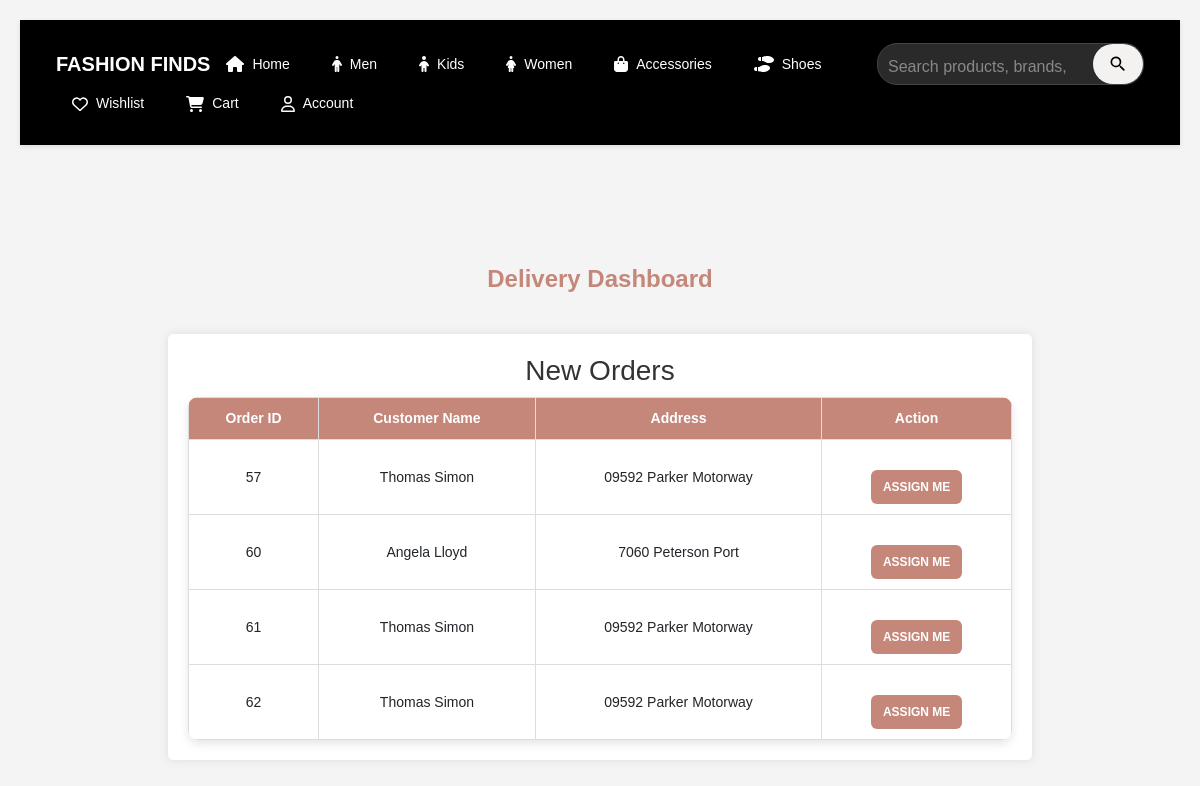
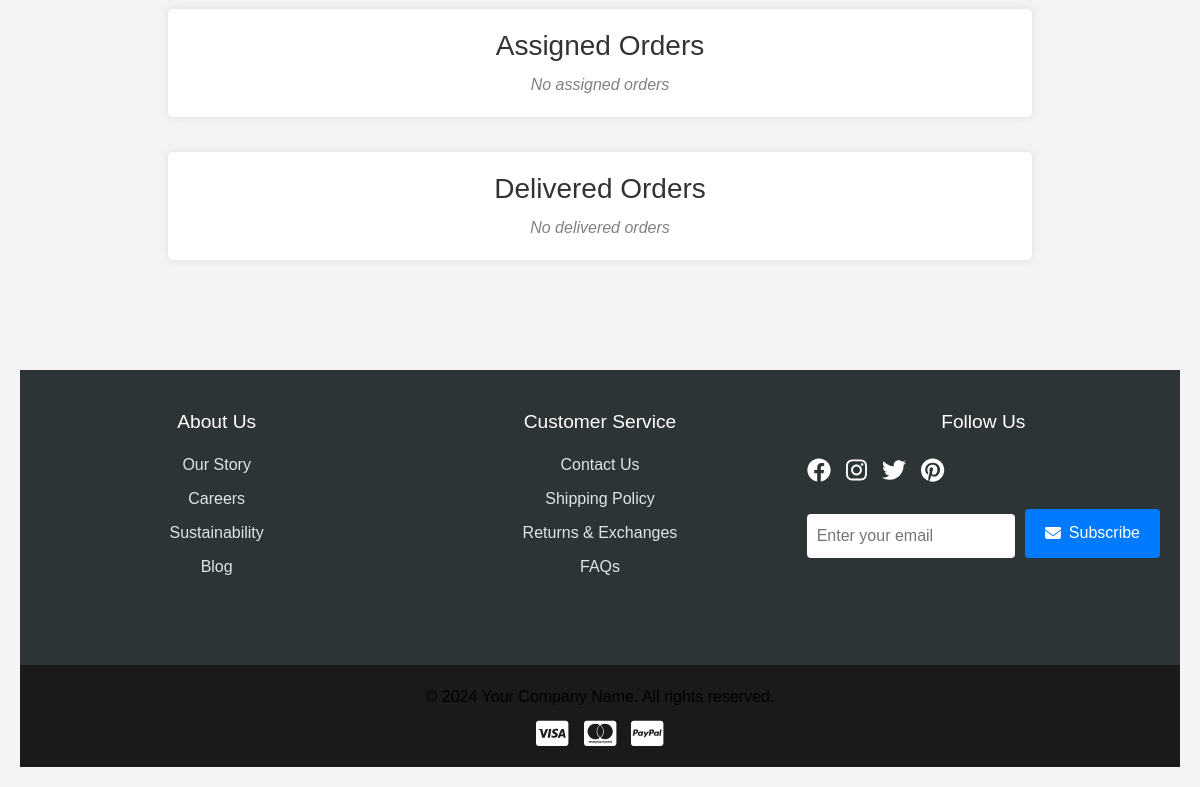
The app's page /delivery/dashboard (signed in), older data (2 pictures, top to bottom).
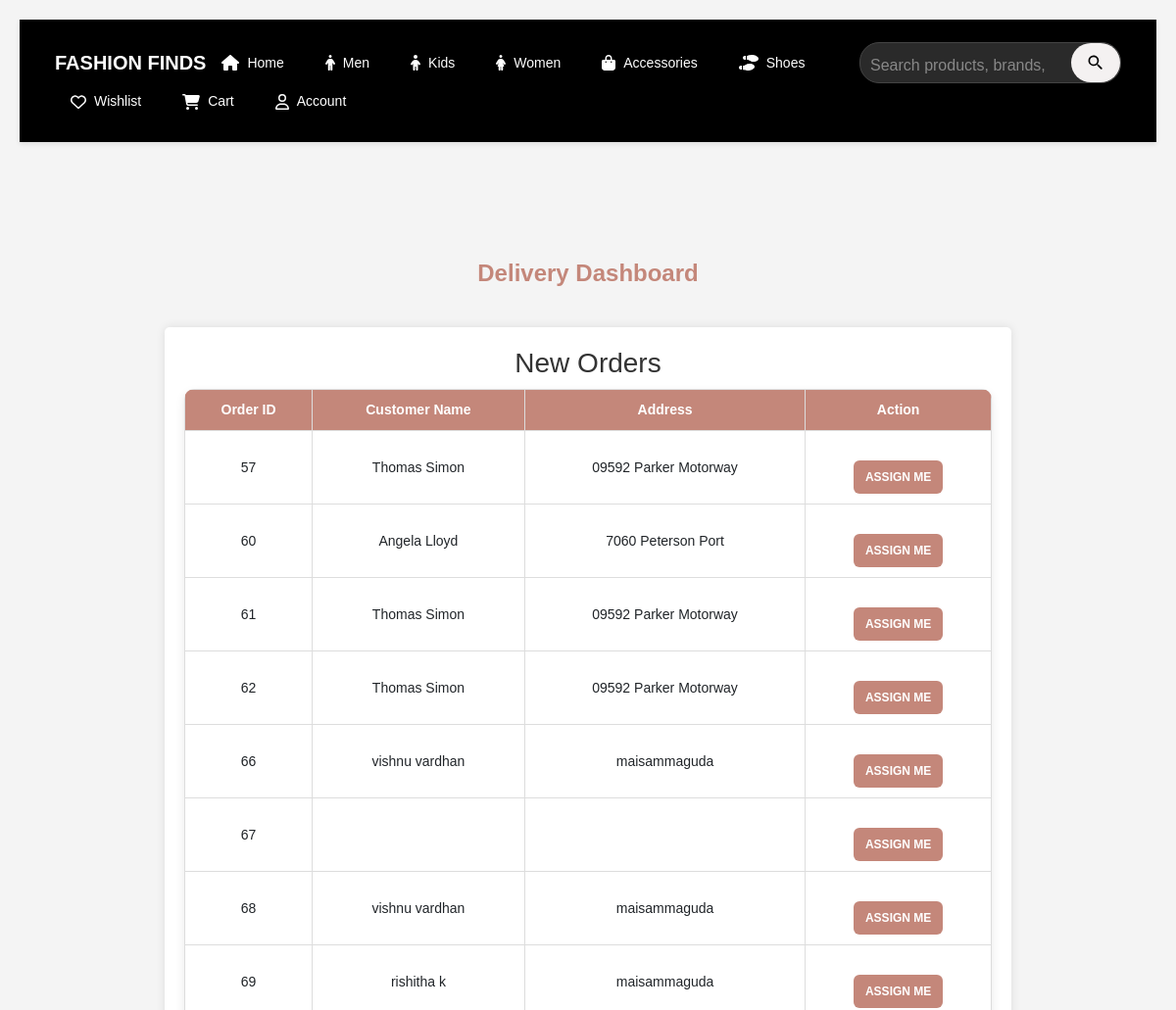
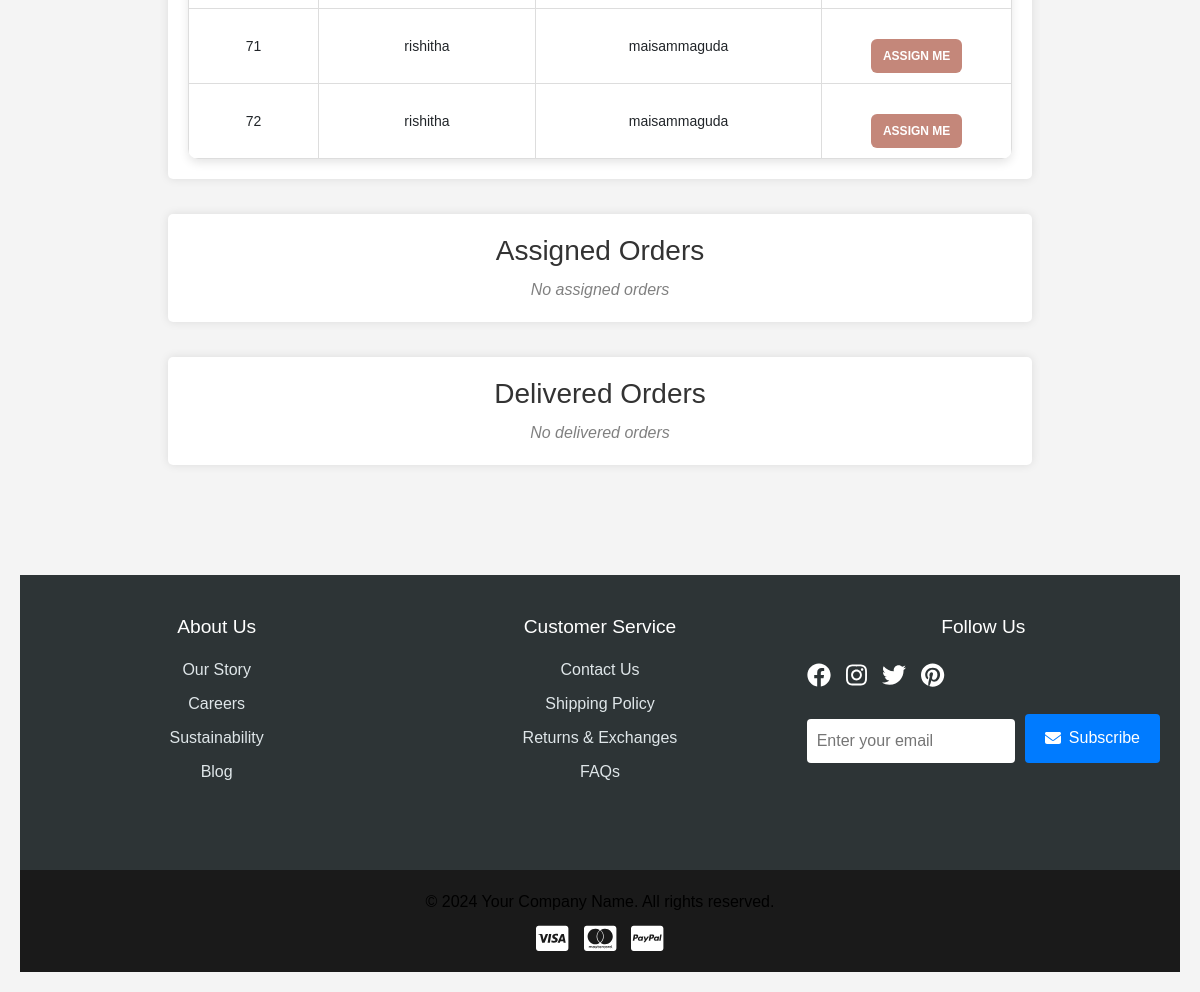
The same page, newer data (2 pictures, top to bottom).
### app/models.py (models this page shows, shortened)
class Order(db.Model):
    __tablename__ = 'orders'
    id = db.Column(db.Integer, primary_key=True)
    user_id = db.Column(db.Integer, db.ForeignKey('users.id'), nullable=False)
    total_price = db.Column(db.Float, nullable=False)
    status = db.Column(db.String(50), nullable=False, default="Pending")  # ('Pending', 'Shipped', 'Delivered', 'Cancelled')
    order_date = db.Column(db.DateTime, nullable=False, default=lambda: datetime.now(timezone.utc))
    delivery_date = db.Column(db.DateTime, nullable=True)
    order_items = db.relationship('OrderItem', backref='order', lazy=True, cascade="all, delete-orphan")
    delivery_person_id = db.Column(db.Integer, db.ForeignKey('users.id'), nullable=True)
    customer_name = db.Column(db.String(100), nullable=False)
    address_line_1 = db.Column(db.String(100), nullable=False)
    state = db.Column(db.String(100), nullable=False)
    city = db.Column(db.String(100), nullable=False)
    pincode = db.Column(db.String(20), nullable=False)
    mail = db.Column(db.String(50), nullable=False)

### app/delivery.py (the view)
@delivery_bp.route('/dashboard')
@login_required
def dashboard():
    person = current_user
    if not person:
        return "User not found", 404  # Handle non-existent users
    available_orders = Order.query.filter_by(city=person.city, delivery_person_id=None).all()
    delivered_orders = Order.query.filter_by(status="Delivered", delivery_person_id=person.id).all()
    assigned_orders = Order.query.filter(Order.delivery_person_id == person.id, Order.status != "Delivered").all()
    return render_template('delivery_dashboard.html', person=person, new_orders=available_orders, assigned_orders=assigned_orders, delivered=delivered_orders)

### app/templates/delivery_dashboard.html (shortened to what this page needs)
{% extends "base.html" %}
{% block content %}
<link rel="stylesheet" href="{{ url_for('static', filename='css/delivery.css') }}">
    <h2 class="title" style="color: #C4877A; font-size: 30 px; font-weight: bold;">Delivery Dashboard</h2>
    <div class="container">
        <div class="section">
            <h3>New Orders</h3>
            {% if new_orders %}
                <table>
                    <tr>
                        <th>Order ID</th>
                        <th>Customer Name</th>
                        <th>Address</th>
                        <th>Action</th>
                    </tr>
                    {% for order in new_orders %}
                    <tr>
                        <td>{{ order.id }}</td>
                        <td>{{ order.customer_name }}</td>
                        <td>{{ order.address_line_1 }}</td>
                        <td>
                            <a href="{{ url_for('delivery.assign_delivery', order_id=order.id) }}">
                                <button class="btn btn-update-status" type="button">Assign Me</button>
                            </a>
                        </td>
                    </tr>
                    {% endfor %}
                </table>
            {% else %}
                <p class="empty">No new orders available for delivery</p>
            {% endif %}
        </div>
        <div class="section">
            <h3>Assigned Orders</h3>
            {% if assigned_orders %}
                <table>
                    <tr>
                        <th>Order ID</th>
                        <th>Customer Name</th>
                        <th>Address</th>
                        <th>Status</th>
                        <th>Action</th>
                    </tr>
                    {% for order in assigned_orders %}
                    <tr>
                        <td>{{ order.id }}</td>
                        <td>{{ order.customer_name }}</td>
                        <td>{{ order.address_line_1 }}</td>
                        <td>
                            <select class="statusSelect" data-order-id="{{ order.id }}">
                                <option value="In Transit" {% if order.delivery_status == "In Transit" %}selected{% endif %}>In Transit</option>
                                <option value="Accepted" {% if order.delivery_status == "Accepted" %}selected{% endif %}>Accepted</option>
                                <option value="Delivered" {% if order.delivery_status == "Delivered" %}selected{% endif %}>Delivered</option>
                                <option value="Cancel" {% if order.delivery_status == "Cancel" %}selected{% endif %}>Cancel</option>
                            </select>
                        </td>
                        <td>
                            <a href="{{ url_for('delivery.update_status', order_id=order.id, status=order.delivery_status) }}" id="updateStatusLink-{{ order.id }}">
                                <button class="btn btn-update-status">Update Status</button>
                            </a>
                        </td>
                    </tr>
                    {% endfor %}
                </table>
                <script>
                    document.querySelectorAll('.statusSelect').forEach((select) => {
                        select.addEventListener('change', function() {
                            let orderId = this.dataset.orderId;
                            let updateLink = document.getElementById(`updateStatusLink-${orderId}`);
                            updateLink.href = "{{ url_for('delivery.update_status', order_id=0, status='PLACEHOLDER') }}"
                                .replace('0', orderId)
                                .replace('PLACEHOLDER', this.value);
                            console.log(`Updated URL for Order ${orderId}: ${updateLink.href}`);
                        });
                    });
                </script>
            {% else %}
                <p class="empty">No assigned orders</p>
            {% endif %}
        </div>
        <div class="section">
            <h3>Delivered Orders</h3>
            {% if delivered %}
                <table>
                    <tr>
                        <th>Order ID</th>
                        <th>Customer Name</th>
                        <th>Address</th>
                        <th>Status</th>
                    </tr>
                    {% for order in delivered %}
                    <tr>
                        <td>{{ order.id }}</td>
                        <td>{{ order.customer_name }}</td>
                        <td>{{ order.address_line_1 }}</td>
                        <td>{{ order.status }}</td>
                    </tr>
                    {% endfor %}
                </table>
            {% else %}
                <p class="empty">No delivered orders</p>
            {% endif %}
        </div>
    </div>
{% endblock %}

### app/templates/base.html (shortened to what this page needs)
<!DOCTYPE html>
<html lang="en">
<head>
    <link rel="stylesheet" href="https://cdn.jsdelivr.net/npm/bootstrap@4.5.3/dist/css/bootstrap.min.css">
    <link rel="stylesheet" href="{{url_for('static',filename='css/style.css')}}">
</head>
<body>
    {% include 'navbar.html' %}
    <main>
        {% block content %}{% endblock %}
    </main>
    {% include 'footer.html' %}
</body>
</html>

### app/templates/navbar.html (shortened to what this page needs)
<!DOCTYPE html>
<html lang="en">
<head>
    <link rel="stylesheet" href="https://cdnjs.cloudflare.com/ajax/libs/font-awesome/6.4.0/css/all.min.css">
    <link rel="stylesheet" href="{{url_for('static',filename='css/style.css')}}">
</head>
    <div class="nav-container">
        <nav class="navbar">
            <div class="logo">FASHION FINDS</div>
            <div class="main-nav">
                <a href="/" class="nav-item active">
                    <i class="fas fa-home"></i>
                    <span>Home</span>
                </a>
                <a href="{{ url_for('views.products_by_category', category_name='Men') }}" class="nav-item">
                    <i class="fas fa-male"></i>
                    <span>Men</span>
                </a>
                <a href="{{ url_for('views.products_by_category', category_name='Kids') }}" class="nav-item">
                    <i class="fas fa-child"></i>
                    <span>Kids</span>
                </a>
                <a href="{{ url_for('views.products_by_category', category_name='Women') }}" class="nav-item">
                    <i class="fas fa-female"></i>
                    <span>Women</span>
                </a>
                <a href="{{ url_for('views.products_by_category', category_name='Accessories') }}" class="nav-item">
                    <i class="fas fa-bag-shopping"></i>
                    <span>Accessories</span>
                </a>
                <a href="{{ url_for('views.products_by_category', category_name='Shoes') }}" class="nav-item">
                    <i class="fas fa-shoe-prints"></i>
                    <span>Shoes</span>
                </a>
            </div>
                <div class="search-container">
                    <form action="{{ url_for('views.search') }}" method="GET" class="search-bar">
                        <input type="text"
                               name="query"
                               class="search-input"
                               placeholder="Search products, brands, and categories..."
                               required>
                        <button type="submit" class="search-button">
                        </button>
                    </form>
                </div>
            <div class="nav-actions">
                <a href="/wishlist" class="nav-item">
                    <i class="far fa-heart"></i>
                    <span>Wishlist</span>
                </a>
                <a href="/cart" class="nav-item">
                    <i class="fas fa-shopping-cart"></i>
                    <span>Cart</span>
                </a>
                <div class="dropdown">
                    <a href="{{url_for('auth.account')}}" class="nav-item">
                        <i class="far fa-user"></i>
                        <span>Account</span>
                    </a>
                </div>
            </div>
        </nav>
    </div>

### app/templates/footer.html (shortened to what this page needs)
    <footer class="site-footer">
        <div class="footer-container">
            <div class="footer-section">
                <h4>About Us</h4>
                <ul class="footer-links">
                    <li><a href="#">Our Story</a></li>
                    <li><a href="#">Careers</a></li>
                    <li><a href="#">Sustainability</a></li>
                    <li><a href="#">Blog</a></li>
                </ul>
            </div>
            <div class="footer-section">
                <h4>Customer Service</h4>
                <ul class="footer-links">
                    <li><a href="#">Contact Us</a></li>
                    <li><a href="#">Shipping Policy</a></li>
                    <li><a href="#">Returns & Exchanges</a></li>
                    <li><a href="/faqs">FAQs</a></li>
                </ul>
            </div>
            <div class="footer-section">
                <h4>Follow Us</h4>
                <div class="social-media">
                    <a href="#" class="social-link" aria-label="Facebook">
                        <i class="fab fa-facebook"></i>
                    </a>
                    <a href="#" class="social-link" aria-label="Instagram">
                        <i class="fab fa-instagram"></i>
                    </a>
                    <a href="#" class="social-link" aria-label="Twitter">
                        <i class="fab fa-twitter"></i>
                    </a>
                    <a href="#" class="social-link" aria-label="Pinterest">
                        <i class="fab fa-pinterest"></i>
                    </a>
                </div>
                <div class="newsletter">
                    <form class="newsletter-form" onsubmit="handleSubscribe(event)">
                        <input type="email" class="newsletter-input"
                               placeholder="Enter your email" required>
                        <button type="submit" class="subscribe-btn">
                            <i class="fas fa-envelope"></i>
                            Subscribe
                        </button>
                    </form>
                </div>
            </div>
        </div>
        <div class="footer-bottom">
            <p>&copy; 2024 Your Company Name. All rights reserved.</p>
            <div class="payment-icons">
                <i class="fab fa-cc-visa"></i>
                <i class="fab fa-cc-mastercard"></i>
                <i class="fab fa-cc-paypal"></i>
            </div>
        </div>
    </footer>

### app/static/css/style.css (style rules this page uses)
* { margin: 0; padding: 0; box-sizing: border-box; font-family: Arial, sans-serif; }
.nav-container { background: #000000; padding: 15px 20px; box-shadow: 0 2px 5px rgba(0,0,0,0.1); }
.navbar { display: flex; justify-content: space-between; align-items: center; max-width: 1600px; margin: 0 auto; gap: 0px; }
.logo { color: white; font-size: 20px; font-weight: bold; min-width: 120px; }
.main-nav { display: flex; gap: 10px; align-items: center; flex: 1; }
.nav-item { position: relative; display: flex; align-items: center; gap: 8px; color: white; cursor: pointer; padding: 8px 12px; border-radius: 4px; transition: all 0.3s; text-decoration: none; padding: 0.5rem 1rem; }
.nav-item span { font-size: 14px; }
.search-bar { display: flex; align-items: center; background-color: #2a2a2a; border-radius: 20px; border: 1px solid #444; transition: all 0.3s ease; }
.search-input { border: none; background: transparent; padding: 5px 10px; color: white; font-size: 16px; width: 200px; }
.search-input::placeholder { color: #888; }
.search-button { background: #f4f1f1; border: none; padding: 10px 15px; border-radius: 25px; cursor: pointer; transition: all 0.3s ease; display: flex; align-items: center; }
.search-icon { width: 20px; height: 20px; fill: #000; }
.nav-actions { display: flex; gap: 10px; align-items: center; flex-shrink: 0; }
.dropdown { position: relative; }
.container { display: flex; flex-wrap: wrap; gap: 20px; justify-content: center; padding: 20px; max-width: 1400px; margin: 0 auto; }
.container { display: flex; flex-wrap: wrap; justify-content: center; gap: 15px; width: 100%; max-width: 1200px; }
main { flex: 1; padding: 20px; }
.site-footer { background: #2d3436; color: white; padding: 40px 0 0; margin-top: auto; }
.footer-container { max-width: 1200px; margin: 0 auto; padding: 0 20px; display: grid; grid-template-columns: repeat(auto-fit, minmax(250px, 1fr)); gap: 30px; }
.footer-section { margin-bottom: 30px; }
.footer-section h4 { color: #fff; margin-bottom: 20px; font-size: 1.2rem; }
.footer-links { list-style: none; }
.footer-links li { margin-bottom: 10px; }
.footer-links a { color: #dfe6e9; text-decoration: none; transition: color 0.3s; }
.social-media { display: flex; gap: 15px; margin-bottom: 20px; }
.social-link { color: white; font-size: 1.5rem; transition: transform 0.3s, color 0.3s; }
.newsletter-form { display: flex; gap: 10px; flex-wrap: wrap; }
.newsletter-input { padding: 10px; border: none; border-radius: 4px; flex: 1; min-width: 200px; }
.subscribe-btn { padding: 10px 20px; background: #007bff; color: white; border: none; border-radius: 4px; cursor: pointer; transition: background 0.3s; display: flex; align-items: center; gap: 8px; }
.footer-bottom { background: #1a1a1a; padding: 20px; margin-top: 40px; text-align: center; }
.footer-bottom p { margin-bottom: 10px; }
.payment-icons { display: flex; justify-content: center; gap: 15px; font-size: 1.8rem; }
body { font-family: Arial, sans-serif; margin: 0; padding: 0; }
p { font-size: 16px; color: black; margin: 0; }
a { text-decoration: none; }
form { display: grid; gap: 15px; }
html, body { height: 100%; margin: 0; overflow-x: hidden; }
input, textarea, select { margin-top: 5px; padding: 12px; border-radius: 5px; border: 1px solid #ccc; font-size: 1em; width: 100%; }
button { background-color: #262626; color: #f5f5f5; cursor: pointer; border: none; padding: 12px; border-radius: 5px; font-size: 1em; transition: background-color 0.3s; }
a { color: black; text-decoration: none; }
.btn { display: inline-block; padding: 12px; margin-top: 20px; background-color: #262626; color: #f5f5f5; border: none; border-radius: 5px; cursor: pointer; text-decoration: none; transition: background-color 0.3s; }

Row changes from the older to the newer data that the page shows:
added Order: id "66", customer_name "vishnu vardhan", address_line_1 "maisammaguda"
added Order: id "67"
added Order: id "68", customer_name "vishnu vardhan", address_line_1 "maisammaguda"
added Order: id "69", customer_name "rishitha k", address_line_1 "maisammaguda"
added Order: id "71", customer_name "rishitha", address_line_1 "maisammaguda"
added Order: id "72", customer_name "rishitha", address_line_1 "maisammaguda"
